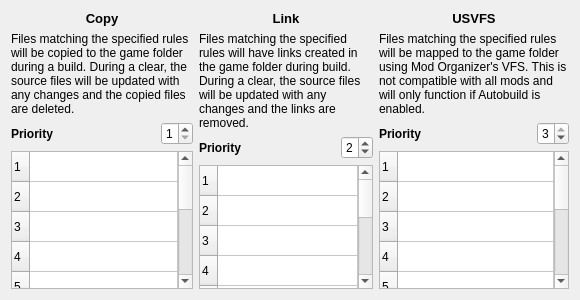
<?xml version="1.0" encoding="UTF-8"?>
<ui version="4.0">
 <class>customTabWidget</class>
 <widget class="QWidget" name="customTabWidget">
  <property name="geometry">
   <rect>
    <x>0</x>
    <y>0</y>
    <width>580</width>
    <height>300</height>
   </rect>
  </property>
  <property name="minimumSize">
   <size>
    <width>580</width>
    <height>300</height>
   </size>
  </property>
  <property name="windowTitle">
   <string>Form</string>
  </property>
  <layout class="QHBoxLayout" name="horizontalLayout">
   <item>
    <widget class="QWidget" name="copyModeWidget" native="true">
     <layout class="QVBoxLayout" name="verticalLayout">
      <property name="leftMargin">
       <number>0</number>
      </property>
      <property name="topMargin">
       <number>0</number>
      </property>
      <property name="rightMargin">
       <number>0</number>
      </property>
      <property name="bottomMargin">
       <number>0</number>
      </property>
      <item>
       <widget class="QLabel" name="copyModeTitle">
        <property name="font">
         <font>
          <pointsize>10</pointsize>
          <weight>75</weight>
          <bold>true</bold>
         </font>
        </property>
        <property name="text">
         <string>Copy</string>
        </property>
        <property name="alignment">
         <set>Qt::AlignCenter</set>
        </property>
       </widget>
      </item>
      <item>
       <widget class="QLabel" name="copyModeDesc">
        <property name="text">
         <string>Files matching the specified rules will be copied to the game folder during a build. During a clear, the source files will be updated with any changes and the copied files are deleted.</string>
        </property>
        <property name="wordWrap">
         <bool>true</bool>
        </property>
       </widget>
      </item>
      <item>
       <widget class="QWidget" name="copyModePriorityWidget" native="true">
        <layout class="QHBoxLayout" name="horizontalLayout_2">
         <property name="leftMargin">
          <number>0</number>
         </property>
         <property name="topMargin">
          <number>0</number>
         </property>
         <property name="rightMargin">
          <number>0</number>
         </property>
         <property name="bottomMargin">
          <number>0</number>
         </property>
         <item>
          <widget class="QLabel" name="copyModePriorityLabel">
           <property name="font">
            <font>
             <weight>75</weight>
             <bold>true</bold>
            </font>
           </property>
           <property name="text">
            <string>Priority</string>
           </property>
          </widget>
         </item>
         <item>
          <widget class="QSpinBox" name="copyModePrioritySpin">
           <property name="maximumSize">
            <size>
             <width>32</width>
             <height>16777215</height>
            </size>
           </property>
           <property name="wrapping">
            <bool>false</bool>
           </property>
           <property name="minimum">
            <number>1</number>
           </property>
           <property name="maximum">
            <number>3</number>
           </property>
          </widget>
         </item>
        </layout>
       </widget>
      </item>
      <item>
       <widget class="QTableWidget" name="copyModeTable">
        <property name="showGrid">
         <bool>true</bool>
        </property>
        <property name="gridStyle">
         <enum>Qt::SolidLine</enum>
        </property>
        <property name="cornerButtonEnabled">
         <bool>true</bool>
        </property>
        <property name="rowCount">
         <number>10</number>
        </property>
        <property name="columnCount">
         <number>1</number>
        </property>
        <attribute name="horizontalHeaderVisible">
         <bool>false</bool>
        </attribute>
        <attribute name="horizontalHeaderStretchLastSection">
         <bool>true</bool>
        </attribute>
        <row/>
        <row/>
        <row/>
        <row/>
        <row/>
        <row/>
        <row/>
        <row/>
        <row/>
        <row/>
        <column/>
       </widget>
      </item>
     </layout>
    </widget>
   </item>
   <item>
    <widget class="QWidget" name="linkModeWidget" native="true">
     <layout class="QVBoxLayout" name="verticalLayout_2">
      <property name="leftMargin">
       <number>0</number>
      </property>
      <property name="topMargin">
       <number>0</number>
      </property>
      <property name="rightMargin">
       <number>0</number>
      </property>
      <property name="bottomMargin">
       <number>0</number>
      </property>
      <item>
       <widget class="QLabel" name="linkModeTitle">
        <property name="font">
         <font>
          <pointsize>10</pointsize>
          <weight>75</weight>
          <bold>true</bold>
         </font>
        </property>
        <property name="text">
         <string>Link</string>
        </property>
        <property name="alignment">
         <set>Qt::AlignCenter</set>
        </property>
       </widget>
      </item>
      <item>
       <widget class="QLabel" name="linkModeDesc">
        <property name="text">
         <string>Files matching the specified rules will have links created in the game folder during build. During a clear, the source files will be updated with any changes and the links are removed.</string>
        </property>
        <property name="wordWrap">
         <bool>true</bool>
        </property>
       </widget>
      </item>
      <item>
       <widget class="QWidget" name="linkModePriorityWidget" native="true">
        <layout class="QHBoxLayout" name="horizontalLayout_3">
         <property name="leftMargin">
          <number>0</number>
         </property>
         <property name="topMargin">
          <number>0</number>
         </property>
         <property name="rightMargin">
          <number>0</number>
         </property>
         <property name="bottomMargin">
          <number>0</number>
         </property>
         <item>
          <widget class="QLabel" name="linkModePriorityLabel">
           <property name="font">
            <font>
             <weight>75</weight>
             <bold>true</bold>
            </font>
           </property>
           <property name="text">
            <string>Priority</string>
           </property>
          </widget>
         </item>
         <item>
          <widget class="QSpinBox" name="linkModePrioritySpin">
           <property name="maximumSize">
            <size>
             <width>32</width>
             <height>16777215</height>
            </size>
           </property>
           <property name="wrapping">
            <bool>false</bool>
           </property>
           <property name="minimum">
            <number>1</number>
           </property>
           <property name="maximum">
            <number>3</number>
           </property>
           <property name="value">
            <number>2</number>
           </property>
          </widget>
         </item>
        </layout>
       </widget>
      </item>
      <item>
       <widget class="QTableWidget" name="linkModeTable">
        <property name="showGrid">
         <bool>true</bool>
        </property>
        <property name="gridStyle">
         <enum>Qt::SolidLine</enum>
        </property>
        <property name="cornerButtonEnabled">
         <bool>true</bool>
        </property>
        <property name="rowCount">
         <number>10</number>
        </property>
        <property name="columnCount">
         <number>1</number>
        </property>
        <attribute name="horizontalHeaderVisible">
         <bool>false</bool>
        </attribute>
        <attribute name="horizontalHeaderStretchLastSection">
         <bool>true</bool>
        </attribute>
        <row/>
        <row/>
        <row/>
        <row/>
        <row/>
        <row/>
        <row/>
        <row/>
        <row/>
        <row/>
        <column/>
       </widget>
      </item>
     </layout>
    </widget>
   </item>
   <item>
    <widget class="QWidget" name="usvfsModeWidget" native="true">
     <layout class="QVBoxLayout" name="verticalLayout_3">
      <property name="leftMargin">
       <number>0</number>
      </property>
      <property name="topMargin">
       <number>0</number>
      </property>
      <property name="rightMargin">
       <number>0</number>
      </property>
      <property name="bottomMargin">
       <number>0</number>
      </property>
      <item>
       <widget class="QLabel" name="usvfsModeTitle">
        <property name="font">
         <font>
          <pointsize>10</pointsize>
          <weight>75</weight>
          <bold>true</bold>
         </font>
        </property>
        <property name="text">
         <string>USVFS</string>
        </property>
        <property name="alignment">
         <set>Qt::AlignCenter</set>
        </property>
       </widget>
      </item>
      <item>
       <widget class="QLabel" name="usvfsModeDesc">
        <property name="text">
         <string>Files matching the specified rules will be mapped to the game folder using Mod Organizer's VFS. This is not compatible with all mods and will only function if Autobuild is enabled.</string>
        </property>
        <property name="wordWrap">
         <bool>true</bool>
        </property>
       </widget>
      </item>
      <item>
       <widget class="QWidget" name="usvfsModePriorityWidget" native="true">
        <layout class="QHBoxLayout" name="horizontalLayout_4">
         <property name="leftMargin">
          <number>0</number>
         </property>
         <property name="topMargin">
          <number>0</number>
         </property>
         <property name="rightMargin">
          <number>0</number>
         </property>
         <property name="bottomMargin">
          <number>0</number>
         </property>
         <item>
          <widget class="QLabel" name="usvfsModePriorityLabel">
           <property name="font">
            <font>
             <weight>75</weight>
             <bold>true</bold>
            </font>
           </property>
           <property name="text">
            <string>Priority</string>
           </property>
          </widget>
         </item>
         <item>
          <widget class="QSpinBox" name="usvfsModePrioritySpin">
           <property name="maximumSize">
            <size>
             <width>32</width>
             <height>16777215</height>
            </size>
           </property>
           <property name="wrapping">
            <bool>false</bool>
           </property>
           <property name="minimum">
            <number>1</number>
           </property>
           <property name="maximum">
            <number>3</number>
           </property>
           <property name="value">
            <number>3</number>
           </property>
          </widget>
         </item>
        </layout>
       </widget>
      </item>
      <item>
       <widget class="QTableWidget" name="usvfsModeTable">
        <property name="showGrid">
         <bool>true</bool>
        </property>
        <property name="gridStyle">
         <enum>Qt::SolidLine</enum>
        </property>
        <property name="cornerButtonEnabled">
         <bool>true</bool>
        </property>
        <property name="rowCount">
         <number>10</number>
        </property>
        <property name="columnCount">
         <number>1</number>
        </property>
        <attribute name="horizontalHeaderVisible">
         <bool>false</bool>
        </attribute>
        <attribute name="horizontalHeaderStretchLastSection">
         <bool>true</bool>
        </attribute>
        <row/>
        <row/>
        <row/>
        <row/>
        <row/>
        <row/>
        <row/>
        <row/>
        <row/>
        <row/>
        <column/>
       </widget>
      </item>
     </layout>
    </widget>
   </item>
  </layout>
 </widget>
 <resources/>
 <connections/>
</ui>
